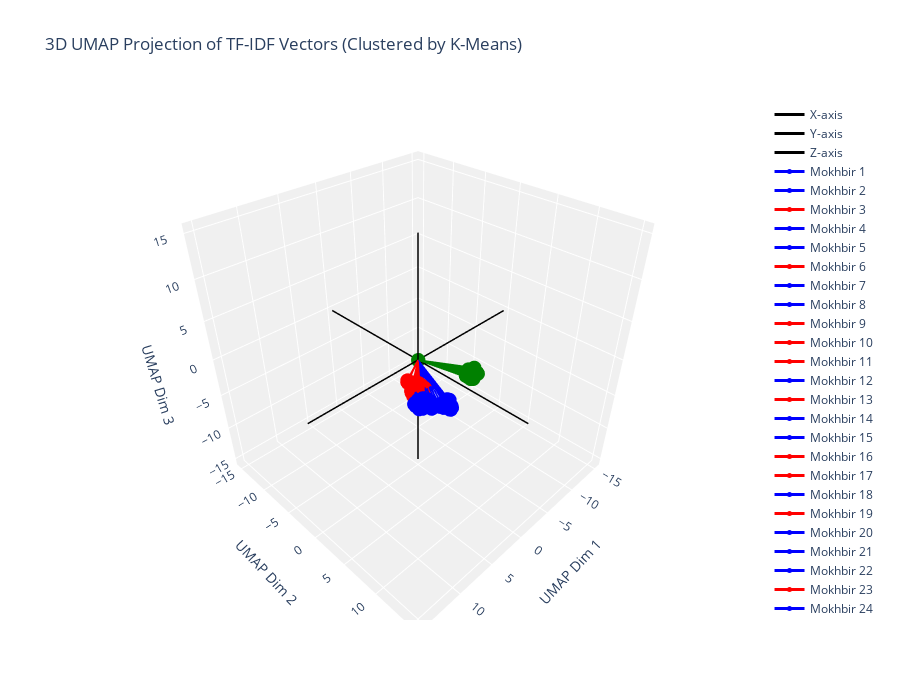

The cell this chart's notebook holds for it:
### Code cell
plot_3d_vectors(X_umap, labels=labels, colors=colors, title="3D UMAP Projection of TF-IDF Vectors (Clustered by K-Means)")

### Figure 1 — Plotly figure (JSON) as saved in the notebook; plotly's stock layout.template omitted (floating-point values rounded to 4 significant figures)
{"data": [{"line": {"color": "black", "width": 3}, "mode": "lines", "name": "X-axis", "type": "scatter3d", "x": [-15.09, 15.09], "y": [0, 0], "z": [0, 0]}, {"line": {"color": "black", "width": 3}, "mode": "lines", "name": "Y-axis", "type": "scatter3d", "x": [0, 0], "y": [-15.09, 15.09], "z": [0, 0]}, {"line": {"color": "black", "width": 3}, "mode": "lines", "name": "Z-axis", "type": "scatter3d", "x": [0, 0], "y": [0, 0], "z": [-15.09, 15.09]}, {"line": {"color": "blue", "width": 3}, "marker": {"color": "blue", "size": 5}, "mode": "lines+markers", "name": "Mokhbir 1", "type": "scatter3d", "x": [0, 9.775], "y": [0, 10.05], "z": [0, 5.631]}, {"line": {"color": "blue", "width": 3}, "marker": {"color": "blue", "size": 5}, "mode": "lines+markers", "name": "Mokhbir 2", "type": "scatter3d", "x": [0, 10.66], "y": [0, 10.18], "z": [0, 5.777]}, {"line": {"color": "red", "width": 3}, "marker": {"color": "red", "size": 5}, "mode": "lines+markers", "name": "Mokhbir 3", "type": "scatter3d", "x": [0, 8.365], "y": [0, 8.181], "z": [0, 4.723]}, {"line": {"color": "blue", "width": 3}, "marker": {"color": "blue", "size": 5}, "mode": "lines+markers", "name": "Mokhbir 4", "type": "scatter3d", "x": [0, 10.5], "y": [0, 10.62], "z": [0, 5.524]}, {"line": {"color": "blue", "width": 3}, "marker": {"color": "blue", "size": 5}, "mode": "lines+markers", "name": "Mokhbir 5", "type": "scatter3d", "x": [0, 9.178], "y": [0, 10.24], "z": [0, 5.226]}, {"line": {"color": "red", "width": 3}, "marker": {"color": "red", "size": 5}, "mode": "lines+markers", "name": "Mokhbir 6", "type": "scatter3d", "x": [0, 7.648], "y": [0, 7.152], "z": [0, 4.298]}, {"line": {"color": "blue", "width": 3}, "marker": {"color": "blue", "size": 5}, "mode": "lines+markers", "name": "Mokhbir 7", "type": "scatter3d", "x": [0, 9.208], "y": [0, 10.69], "z": [0, 5.209]}, {"line": {"color": "blue", "width": 3}, "marker": {"color": "blue", "size": 5}, "mode": "lines+markers", "name": "Mokhbir 8", "type": "scatter3d", "x": [0, 9.058], "y": [0, 10.63], "z": [0, 5.074]}, {"line": {"color": "red", "width": 3}, "marker": {"color": "red", "size": 5}, "mode": "lines+markers", "name": "Mokhbir 9", "type": "scatter3d", "x": [0, 7.982], "y": [0, 7.485], "z": [0, 4.163]}, {"line": {"color": "red", "width": 3}, "marker": {"color": "red", "size": 5}, "mode": "lines+markers", "name": "Mokhbir 10", "type": "scatter3d", "x": [0, 7.185], "y": [0, 7.12], "z": [0, 4.188]}, {"line": {"color": "red", "width": 3}, "marker": {"color": "red", "size": 5}, "mode": "lines+markers", "name": "Mokhbir 11", "type": "scatter3d", "x": [0, 7.554], "y": [0, 7.531], "z": [0, 4.001]}, {"line": {"color": "blue", "width": 3}, "marker": {"color": "blue", "size": 5}, "mode": "lines+markers", "name": "Mokhbir 12", "type": "scatter3d", "x": [0, 9.334], "y": [0, 11.14], "z": [0, 5.341]}, {"line": {"color": "red", "width": 3}, "marker": {"color": "red", "size": 5}, "mode": "lines+markers", "name": "Mokhbir 13", "type": "scatter3d", "x": [0, 7.641], "y": [0, 8.017], "z": [0, 3.791]}, {"line": {"color": "blue", "width": 3}, "marker": {"color": "blue", "size": 5}, "mode": "lines+markers", "name": "Mokhbir 14", "type": "scatter3d", "x": [0, 10.05], "y": [0, 10.46], "z": [0, 5.66]}, {"line": {"color": "blue", "width": 3}, "marker": {"color": "blue", "size": 5}, "mode": "lines+markers", "name": "Mokhbir 15", "type": "scatter3d", "x": [0, 9.597], "y": [0, 10.6], "z": [0, 5.235]}, {"line": {"color": "red", "width": 3}, "marker": {"color": "red", "size": 5}, "mode": "lines+markers", "name": "Mokhbir 16", "type": "scatter3d", "x": [0, 7.202], "y": [0, 7.268], "z": [0, 3.961]}, {"line": {"color": "red", "width": 3}, "marker": {"color": "red", "size": 5}, "mode": "lines+markers", "name": "Mokhbir 17", "type": "scatter3d", "x": [0, 7.854], "y": [0, 7.723], "z": [0, 4.582]}, {"line": {"color": "blue", "width": 3}, "marker": {"color": "blue", "size": 5}, "mode": "lines+markers", "name": "Mokhbir 18", "type": "scatter3d", "x": [0, 10.49], "y": [0, 10.59], "z": [0, 5.372]}, {"line": {"color": "red", "width": 3}, "marker": {"color": "red", "size": 5}, "mode": "lines+markers", "name": "Mokhbir 19", "type": "scatter3d", "x": [0, 8.138], "y": [0, 7.685], "z": [0, 4.459]}, {"line": {"color": "blue", "width": 3}, "marker": {"color": "blue", "size": 5}, "mode": "lines+markers", "name": "Mokhbir 20", "type": "scatter3d", "x": [0, 10.76], "y": [0, 10.44], "z": [0, 5.802]}, {"line": {"color": "blue", "width": 3}, "marker": {"color": "blue", "size": 5}, "mode": "lines+markers", "name": "Mokhbir 21", "type": "scatter3d", "x": [0, 9.237], "y": [0, 10.91], "z": [0, 4.878]}, {"line": {"color": "blue", "width": 3}, "marker": {"color": "blue", "size": 5}, "mode": "lines+markers", "name": "Mokhbir 22", "type": "scatter3d", "x": [0, 9.128], "y": [0, 10.75], "z": [0, 4.913]}, {"line": {"color": "red", "width": 3}, "marker": {"color": "red", "size": 5}, "mode": "lines+markers", "name": "Mokhbir 23", "type": "scatter3d", "x": [0, 8.09], "y": [0, 7.929], "z": [0, 4.411]}, {"line": {"color": "blue", "width": 3}, "marker": {"color": "blue", "size": 5}, "mode": "lines+markers", "name": "Mokhbir 24", "type": "scatter3d", "x": [0, 9.852], "y": [0, 10.66], "z": [0, 5.673]}, {"line": {"color": "blue", "width": 3}, "marker": {"color": "blue", "size": 5}, "mode": "lines+markers", "name": "Mokhbir 25", "type": "scatter3d", "x": [0, 9.058], "y": [0, 10.25], "z": [0, 5.215]}, {"line": {"color": "blue", "width": 3}, "marker": {"color": "blue", "size": 5}, "mode": "lines+markers", "name": "Mokhbir 26", "type": "scatter3d", "x": [0, 10.66], "y": [0, 10.38], "z": [0, 5.901]}, {"line": {"color": "blue", "width": 3}, "marker": {"color": "blue", "size": 5}, "mode": "lines+markers", "name": "Mokhbir 27", "type": "scatter3d", "x": [0, 10.11], "y": [0, 10.37], "z": [0, 5.762]}, {"line": {"color": "blue", "width": 3}, "marker": {"color": "blue", "size": 5}, "mode": "lines+markers", "name": "Mokhbir 28", "type": "scatter3d", "x": [0, 9.392], "y": [0, 10.19], "z": [0, 5.58]}, {"line": {"color": "red", "width": 3}, "marker": {"color": "red", "size": 5}, "mode": "lines+markers", "name": "Mokhbir 29", "type": "scatter3d", "x": [0, 8.293], "y": [0, 8.137], "z": [0, 4.621]}, {"line": {"color": "blue", "width": 3}, "marker": {"color": "blue", "size": 5}, "mode": "lines+markers", "name": "Mokhbir 30", "type": "scatter3d", "x": [0, 9.074], "y": [0, 9.913], "z": [0, 5.069]}, {"line": {"color": "blue", "width": 3}, "marker": {"color": "blue", "size": 5}, "mode": "lines+markers", "name": "Mokhbir 31", "type": "scatter3d", "x": [0, 10.18], "y": [0, 10.63], "z": [0, 5.753]}, {"line": {"color": "blue", "width": 3}, "marker": {"color": "blue", "size": 5}, "mode": "lines+markers", "name": "Mokhbir 32", "type": "scatter3d", "x": [0, 10.37], "y": [0, 10.72], "z": [0, 5.852]}, {"line": {"color": "red", "width": 3}, "marker": {"color": "red", "size": 5}, "mode": "lines+markers", "name": "Mokhbir 33", "type": "scatter3d", "x": [0, 7.616], "y": [0, 7.303], "z": [0, 4.504]}, {"line": {"color": "blue", "width": 3}, "marker": {"color": "blue", "size": 5}, "mode": "lines+markers", "name": "Mokhbir 34", "type": "scatter3d", "x": [0, 10.59], "y": [0, 10.29], "z": [0, 5.967]}, {"line": {"color": "blue", "width": 3}, "marker": {"color": "blue", "size": 5}, "mode": "lines+markers", "name": "Mokhbir 35", "type": "scatter3d", "x": [0, 9.226], "y": [0, 10.46], "z": [0, 5.012]}, {"line": {"color": "blue", "width": 3}, "marker": {"color": "blue", "size": 5}, "mode": "lines+markers", "name": "Mokhbir 36", "type": "scatter3d", "x": [0, 9.656], "y": [0, 9.792], "z": [0, 5.431]}, {"line": {"color": "blue", "width": 3}, "marker": {"color": "blue", "size": 5}, "mode": "lines+markers", "name": "Mokhbir 37", "type": "scatter3d", "x": [0, 9.62], "y": [0, 10.43], "z": [0, 5.393]}, {"line": {"color": "blue", "width": 3}, "marker": {"color": "blue", "size": 5}, "mode": "lines+markers", "name": "Mokhbir 38", "type": "scatter3d", "x": [0, 10.71], "y": [0, 10.3], "z": [0, 5.976]}, {"line": {"color": "blue", "width": 3}, "marker": {"color": "blue", "size": 5}, "mode": "lines+markers", "name": "Mokhbir 39", "type": "scatter3d", "x": [0, 8.972], "y": [0, 10.5], "z": [0, 5.015]}, {"line": {"color": "red", "width": 3}, "marker": {"color": "red", "size": 5}, "mode": "lines+markers", "name": "Mokhbir 40", "type": "scatter3d", "x": [0, 7.82], "y": [0, 7.503], "z": [0, 4.597]}, {"line": {"color": "red", "width": 3}, "marker": {"color": "red", "size": 5}, "mode": "lines+markers", "name": "Mokhbir 41", "type": "scatter3d", "x": [0, 7.925], "y": [0, 7.762], "z": [0, 4.636]}, {"line": {"color": "blue", "width": 3}, "marker": {"color": "blue", "size": 5}, "mode": "lines+markers", "name": "Mokhbir 42", "type": "scatter3d", "x": [0, 9.274], "y": [0, 9.62], "z": [0, 5.188]}, {"line": {"color": "blue", "width": 3}, "marker": {"color": "blue", "size": 5}, "mode": "lines+markers", "name": "Mokhbir 43", "type": "scatter3d", "x": [0, 9.104], "y": [0, 9.709], "z": [0, 5.264]}, {"line": {"color": "blue", "width": 3}, "marker": {"color": "blue", "size": 5}, "mode": "lines+markers", "name": "Mokhbir 44", "type": "scatter3d", "x": [0, 10.27], "y": [0, 10.78], "z": [0, 5.399]}, {"line": {"color": "blue", "width": 3}, "marker": {"color": "blue", "size": 5}, "mode": "lines+markers", "name": "Mokhbir 45", "type": "scatter3d", "x": [0, 10.47], "y": [0, 10.44], "z": [0, 5.587]}, {"line": {"color": "blue", "width": 3}, "marker": {"color": "blue", "size": 5}, "mode": "lines+markers", "name": "Mokhbir 46", "type": "scatter3d", "x": [0, 9.703], "y": [0, 10.57], "z": [0, 5.31]}, {"line": {"color": "blue", "width": 3}, "marker": {"color": "blue", "size": 5}, "mode": "lines+markers", "name": "Mokhbir 47", "type": "scatter3d", "x": [0, 10.35], "y": [0, 10.16], "z": [0, 5.73]}, {"line": {"color": "blue", "width": 3}, "marker": {"color": "blue", "size": 5}, "mode": "lines+markers", "name": "Mokhbir 48", "type": "scatter3d", "x": [0, 9.752], "y": [0, 9.721], "z": [0, 5.448]}, {"line": {"color": "blue", "width": 3}, "marker": {"color": "blue", "size": 5}, "mode": "lines+markers", "name": "Mokhbir 49", "type": "scatter3d", "x": [0, 10.1], "y": [0, 10.74], "z": [0, 5.835]}, {"line": {"color": "blue", "width": 3}, "marker": {"color": "blue", "size": 5}, "mode": "lines+markers", "name": "Mokhbir 50", "type": "scatter3d", "x": [0, 9.077], "y": [0, 10.3], "z": [0, 5.451]}, {"line": {"color": "red", "width": 3}, "marker": {"color": "red", "size": 5}, "mode": "lines+markers", "name": "Hadaraa 51", "type": "scatter3d", "x": [0, 6.816], "y": [0, 6.856], "z": [0, 3.496]}, {"line": {"color": "red", "width": 3}, "marker": {"color": "red", "size": 5}, "mode": "lines+markers", "name": "Hadaraa 52", "type": "scatter3d", "x": [0, 7.008], "y": [0, 6.316], "z": [0, 3.646]}, {"line": {"color": "red", "width": 3}, "marker": {"color": "red", "size": 5}, "mode": "lines+markers", "name": "Hadaraa 53", "type": "scatter3d", "x": [0, 6.735], "y": [0, 6.78], "z": [0, 4.084]}, {"line": {"color": "red", "width": 3}, "marker": {"color": "red", "size": 5}, "mode": "lines+markers", "name": "Hadaraa 54", "type": "scatter3d", "x": [0, 7.047], "y": [0, 6.501], "z": [0, 2.96]}, {"line": {"color": "red", "width": 3}, "marker": {"color": "red", "size": 5}, "mode": "lines+markers", "name": "Hadaraa 55", "type": "scatter3d", "x": [0, 6.756], "y": [0, 6.32], "z": [0, 3.913]}, {"line": {"color": "red", "width": 3}, "marker": {"color": "red", "size": 5}, "mode": "lines+markers", "name": "Hadaraa 56", "type": "scatter3d", "x": [0, 6.942], "y": [0, 7.053], "z": [0, 3.354]}, {"line": {"color": "red", "width": 3}, "marker": {"color": "red", "size": 5}, "mode": "lines+markers", "name": "Hadaraa 57", "type": "scatter3d", "x": [0, 7.104], "y": [0, 6.416], "z": [0, 3.819]}, {"line": {"color": "red", "width": 3}, "marker": {"color": "red", "size": 5}, "mode": "lines+markers", "name": "Hadaraa 58", "type": "scatter3d", "x": [0, 6.736], "y": [0, 6.733], "z": [0, 3.071]}, {"line": {"color": "red", "width": 3}, "marker": {"color": "red", "size": 5}, "mode": "lines+markers", "name": "Hadaraa 59", "type": "scatter3d", "x": [0, 6.506], "y": [0, 6.976], "z": [0, 3.779]}, {"line": {"color": "red", "width": 3}, "marker": {"color": "red", "size": 5}, "mode": "lines+markers", "name": "Hadaraa 60", "type": "scatter3d", "x": [0, 7.179], "y": [0, 6.814], "z": [0, 3.942]}, {"line": {"color": "red", "width": 3}, "marker": {"color": "red", "size": 5}, "mode": "lines+markers", "name": "Hadaraa 61", "type": "scatter3d", "x": [0, 7.287], "y": [0, 6.867], "z": [0, 3.3]}, {"line": {"color": "red", "width": 3}, "marker": {"color": "red", "size": 5}, "mode": "lines+markers", "name": "Hadaraa 62", "type": "scatter3d", "x": [0, 6.805], "y": [0, 7.206], "z": [0, 3.148]}, {"line": {"color": "red", "width": 3}, "marker": {"color": "red", "size": 5}, "mode": "lines+markers", "name": "Hadaraa 63", "type": "scatter3d", "x": [0, 7.087], "y": [0, 7.06], "z": [0, 3.206]}, {"line": {"color": "blue", "width": 3}, "marker": {"color": "blue", "size": 5}, "mode": "lines+markers", "name": "Hadaraa 64", "type": "scatter3d", "x": [0, 8.945], "y": [0, 11.6], "z": [0, 5.323]}, {"line": {"color": "red", "width": 3}, "marker": {"color": "red", "size": 5}, "mode": "lines+markers", "name": "Hadaraa 65", "type": "scatter3d", "x": [0, 7.152], "y": [0, 6.839], "z": [0, 3.424]}, {"line": {"color": "red", "width": 3}, "marker": {"color": "red", "size": 5}, "mode": "lines+markers", "name": "Hadaraa 66", "type": "scatter3d", "x": [0, 6.769], "y": [0, 6.452], "z": [0, 3.103]}, {"line": {"color": "red", "width": 3}, "marker": {"color": "red", "size": 5}, "mode": "lines+markers", "name": "Hadaraa 67", "type": "scatter3d", "x": [0, 7.389], "y": [0, 6.521], "z": [0, 3.168]}, {"line": {"color": "red", "width": 3}, "marker": {"color": "red", "size": 5}, "mode": "lines+markers", "name": "Hadaraa 68", "type": "scatter3d", "x": [0, 7.434], "y": [0, 6.055], "z": [0, 4.133]}, {"line": {"color": "red", "width": 3}, "marker": {"color": "red", "size": 5}, "mode": "lines+markers", "name": "Hadaraa 69", "type": "scatter3d", "x": [0, 7.413], "y": [0, 6.015], "z": [0, 4.183]}, {"line": {"color": "red", "width": 3}, "marker": {"color": "red", "size": 5}, "mode": "lines+markers", "name": "Hadaraa 70", "type": "scatter3d", "x": [0, 6.837], "y": [0, 6.629], "z": [0, 3.966]}, {"line": {"color": "red", "width": 3}, "marker": {"color": "red", "size": 5}, "mode": "lines+markers", "name": "Hadaraa 71", "type": "scatter3d", "x": [0, 6.977], "y": [0, 6.776], "z": [0, 2.831]}, {"line": {"color": "red", "width": 3}, "marker": {"color": "red", "size": 5}, "mode": "lines+markers", "name": "Hadaraa 72", "type": "scatter3d", "x": [0, 6.374], "y": [0, 6.643], "z": [0, 3.294]}, {"line": {"color": "blue", "width": 3}, "marker": {"color": "blue", "size": 5}, "mode": "lines+markers", "name": "Hadaraa 73", "type": "scatter3d", "x": [0, 9.076], "y": [0, 11.35], "z": [0, 5.409]}, {"line": {"color": "red", "width": 3}, "marker": {"color": "red", "size": 5}, "mode": "lines+markers", "name": "Hadaraa 74", "type": "scatter3d", "x": [0, 7.139], "y": [0, 6.969], "z": [0, 2.936]}, {"line": {"color": "red", "width": 3}, "marker": {"color": "red", "size": 5}, "mode": "lines+markers", "name": "Hadaraa 75", "type": "scatter3d", "x": [0, 7.243], "y": [0, 6.669], "z": [0, 2.834]}, {"line": {"color": "blue", "width": 3}, "marker": {"color": "blue", "size": 5}, "mode": "lines+markers", "name": "Hadaraa 76", "type": "scatter3d", "x": [0, 8.901], "y": [0, 11.47], "z": [0, 5.493]}, {"line": {"color": "red", "width": 3}, "marker": {"color": "red", "size": 5}, "mode": "lines+markers", "name": "Hadaraa 77", "type": "scatter3d", "x": [0, 6.265], "y": [0, 7.123], "z": [0, 3.434]}, {"line": {"color": "red", "width": 3}, "marker": {"color": "red", "size": 5}, "mode": "lines+markers", "name": "Hadaraa 78", "type": "scatter3d", "x": [0, 7.518], "y": [0, 6.085], "z": [0, 4.271]}, {"line": {"color": "red", "width": 3}, "marker": {"color": "red", "size": 5}, "mode": "lines+markers", "name": "Hadaraa 79", "type": "scatter3d", "x": [0, 6.741], "y": [0, 6.414], "z": [0, 3.048]}, {"line": {"color": "red", "width": 3}, "marker": {"color": "red", "size": 5}, "mode": "lines+markers", "name": "Hadaraa 80", "type": "scatter3d", "x": [0, 7.549], "y": [0, 7.081], "z": [0, 3.202]}, {"line": {"color": "red", "width": 3}, "marker": {"color": "red", "size": 5}, "mode": "lines+markers", "name": "Hadaraa 81", "type": "scatter3d", "x": [0, 6.513], "y": [0, 6.348], "z": [0, 3.322]}, {"line": {"color": "blue", "width": 3}, "marker": {"color": "blue", "size": 5}, "mode": "lines+markers", "name": "Hadaraa 82", "type": "scatter3d", "x": [0, 8.749], "y": [0, 11.68], "z": [0, 5.504]}, {"line": {"color": "red", "width": 3}, "marker": {"color": "red", "size": 5}, "mode": "lines+markers", "name": "Hadaraa 83", "type": "scatter3d", "x": [0, 6.504], "y": [0, 6.708], "z": [0, 2.938]}, {"line": {"color": "red", "width": 3}, "marker": {"color": "red", "size": 5}, "mode": "lines+markers", "name": "Hadaraa 84", "type": "scatter3d", "x": [0, 6.708], "y": [0, 6.171], "z": [0, 3.561]}, {"line": {"color": "red", "width": 3}, "marker": {"color": "red", "size": 5}, "mode": "lines+markers", "name": "Hadaraa 85", "type": "scatter3d", "x": [0, 7.384], "y": [0, 6.555], "z": [0, 3.244]}, {"line": {"color": "blue", "width": 3}, "marker": {"color": "blue", "size": 5}, "mode": "lines+markers", "name": "Hadaraa 86", "type": "scatter3d", "x": [0, 8.63], "y": [0, 11.77], "z": [0, 5.124]}, {"line": {"color": "red", "width": 3}, "marker": {"color": "red", "size": 5}, "mode": "lines+markers", "name": "Hadaraa 87", "type": "scatter3d", "x": [0, 7.394], "y": [0, 6.98], "z": [0, 3.574]}, {"line": {"color": "red", "width": 3}, "marker": {"color": "red", "size": 5}, "mode": "lines+markers", "name": "Hadaraa 88", "type": "scatter3d", "x": [0, 7.23], "y": [0, 6.526], "z": [0, 3.579]}, {"line": {"color": "red", "width": 3}, "marker": {"color": "red", "size": 5}, "mode": "lines+markers", "name": "Hadaraa 89", "type": "scatter3d", "x": [0, 6.541], "y": [0, 6.285], "z": [0, 2.932]}, {"line": {"color": "red", "width": 3}, "marker": {"color": "red", "size": 5}, "mode": "lines+markers", "name": "Hadaraa 90", "type": "scatter3d", "x": [0, 7.365], "y": [0, 5.932], "z": [0, 4.295]}, {"line": {"color": "red", "width": 3}, "marker": {"color": "red", "size": 5}, "mode": "lines+markers", "name": "Hadaraa 91", "type": "scatter3d", "x": [0, 7.09], "y": [0, 6.819], "z": [0, 3.102]}, {"line": {"color": "red", "width": 3}, "marker": {"color": "red", "size": 5}, "mode": "lines+markers", "name": "Hadaraa 92", "type": "scatter3d", "x": [0, 6.68], "y": [0, 6.919], "z": [0, 3.931]}, {"line": {"color": "red", "width": 3}, "marker": {"color": "red", "size": 5}, "mode": "lines+markers", "name": "Hadaraa 93", "type": "scatter3d", "x": [0, 7.648], "y": [0, 6.722], "z": [0, 3.633]}, {"line": {"color": "red", "width": 3}, "marker": {"color": "red", "size": 5}, "mode": "lines+markers", "name": "Hadaraa 94", "type": "scatter3d", "x": [0, 7.516], "y": [0, 6.696], "z": [0, 3.969]}, {"line": {"color": "red", "width": 3}, "marker": {"color": "red", "size": 5}, "mode": "lines+markers", "name": "Hadaraa 95", "type": "scatter3d", "x": [0, 6.768], "y": [0, 7.249], "z": [0, 3.13]}, {"line": {"color": "red", "width": 3}, "marker": {"color": "red", "size": 5}, "mode": "lines+markers", "name": "Hadaraa 96", "type": "scatter3d", "x": [0, 6.719], "y": [0, 6.209], "z": [0, 3.857]}, {"line": {"color": "red", "width": 3}, "marker": {"color": "red", "size": 5}, "mode": "lines+markers", "name": "Hadaraa 97", "type": "scatter3d", "x": [0, 6.951], "y": [0, 6.847], "z": [0, 4.118]}, {"line": {"color": "red", "width": 3}, "marker": {"color": "red", "size": 5}, "mode": "lines+markers", "name": "Hadaraa 98", "type": "scatter3d", "x": [0, 7.4], "y": [0, 6.74], "z": [0, 2.897]}, {"line": {"color": "red", "width": 3}, "marker": {"color": "red", "size": 5}, "mode": "lines+markers", "name": "Hadaraa 99", "type": "scatter3d", "x": [0, 6.606], "y": [0, 6.616], "z": [0, 3.529]}, {"line": {"color": "red", "width": 3}, "marker": {"color": "red", "size": 5}, "mode": "lines+markers", "name": "Hadaraa 100", "type": "scatter3d", "x": [0, 6.553], "y": [0, 6.165], "z": [0, 3.219]}, {"line": {"color": "blue", "width": 3}, "marker": {"color": "blue", "size": 5}, "mode": "lines+markers", "name": "Da7ee7 101", "type": "scatter3d", "x": [0, 8.69], "y": [0, 12.07], "z": [0, 5.489]}, {"line": {"color": "green", "width": 3}, "marker": {"color": "green", "size": 5}, "mode": "lines+markers", "name": "Da7ee7 102", "type": "scatter3d", "x": [0, 1.385], "y": [0, 8.969], "z": [0, 3.661]}, {"line": {"color": "green", "width": 3}, "marker": {"color": "green", "size": 5}, "mode": "lines+markers", "name": "Da7ee7 103", "type": "scatter3d", "x": [0, 1.682], "y": [0, 8.436], "z": [0, 3.466]}, {"line": {"color": "blue", "width": 3}, "marker": {"color": "blue", "size": 5}, "mode": "lines+markers", "name": "Da7ee7 104", "type": "scatter3d", "x": [0, 8.511], "y": [0, 11.97], "z": [0, 5.599]}, {"line": {"color": "blue", "width": 3}, "marker": {"color": "blue", "size": 5}, "mode": "lines+markers", "name": "Da7ee7 105", "type": "scatter3d", "x": [0, 8.45], "y": [0, 12.03], "z": [0, 5.703]}, {"line": {"color": "green", "width": 3}, "marker": {"color": "green", "size": 5}, "mode": "lines+markers", "name": "Da7ee7 106", "type": "scatter3d", "x": [0, 1.535], "y": [0, 8.971], "z": [0, 3.877]}, {"line": {"color": "green", "width": 3}, "marker": {"color": "green", "size": 5}, "mode": "lines+markers", "name": "Da7ee7 107", "type": "scatter3d", "x": [0, 1.624], "y": [0, 8.597], "z": [0, 3.062]}, {"line": {"color": "green", "width": 3}, "marker": {"color": "green", "size": 5}, "mode": "lines+markers", "name": "Da7ee7 108", "type": "scatter3d", "x": [0, 1.757], "y": [0, 9.271], "z": [0, 3.64]}, {"line": {"color": "blue", "width": 3}, "marker": {"color": "blue", "size": 5}, "mode": "lines+markers", "name": "Da7ee7 109", "type": "scatter3d", "x": [0, 8.587], "y": [0, 12.14], "z": [0, 5.798]}, {"line": {"color": "blue", "width": 3}, "marker": {"color": "blue", "size": 5}, "mode": "lines+markers", "name": "Da7ee7 110", "type": "scatter3d", "x": [0, 8.325], "y": [0, 12.13], "z": [0, 5.826]}, {"line": {"color": "blue", "width": 3}, "marker": {"color": "blue", "size": 5}, "mode": "lines+markers", "name": "Da7ee7 111", "type": "scatter3d", "x": [0, 8.242], "y": [0, 12.05], "z": [0, 5.928]}, {"line": {"color": "blue", "width": 3}, "marker": {"color": "blue", "size": 5}, "mode": "lines+markers", "name": "Da7ee7 112", "type": "scatter3d", "x": [0, 8.416], "y": [0, 12.51], "z": [0, 5.428]}, {"line": {"color": "blue", "width": 3}, "marker": {"color": "blue", "size": 5}, "mode": "lines+markers", "name": "Da7ee7 113", "type": "scatter3d", "x": [0, 8.403], "y": [0, 12.44], "z": [0, 5.575]}, {"line": {"color": "blue", "width": 3}, "marker": {"color": "blue", "size": 5}, "mode": "lines+markers", "name": "Da7ee7 114", "type": "scatter3d", "x": [0, 8.416], "y": [0, 12.23], "z": [0, 5.784]}, {"line": {"color": "green", "width": 3}, "marker": {"color": "green", "size": 5}, "mode": "lines+markers", "name": "Da7ee7 115", "type": "scatter3d", "x": [0, 1.456], "y": [0, 8.9], "z": [0, 3.669]}, {"line": {"color": "green", "width": 3}, "marker": {"color": "green", "size": 5}, "mode": "lines+markers", "name": "Da7ee7 116", "type": "scatter3d", "x": [0, 1.068], "y": [0, 8.635], "z": [0, 3.746]}, {"line": {"color": "green", "width": 3}, "marker": {"color": "green", "size": 5}, "mode": "lines+markers", "name": "Da7ee7 117", "type": "scatter3d", "x": [0, 1.274], "y": [0, 9.182], "z": [0, 3.438]}, {"line": {"color": "green", "width": 3}, "marker": {"color": "green", "size": 5}, "mode": "lines+markers", "name": "Da7ee7 118", "type": "scatter3d", "x": [0, 1.891], "y": [0, 8.66], "z": [0, 3.739]}, {"line": {"color": "green", "width": 3}, "marker": {"color": "green", "size": 5}, "mode": "lines+markers", "name": "Da7ee7 119", "type": "scatter3d", "x": [0, 1.355], "y": [0, 8.618], "z": [0, 3.076]}, {"line": {"color": "green", "width": 3}, "marker": {"color": "green", "size": 5}, "mode": "lines+markers", "name": "Da7ee7 120", "type": "scatter3d", "x": [0, 1.425], "y": [0, 8.889], "z": [0, 4.025]}, {"line": {"color": "green", "width": 3}, "marker": {"color": "green", "size": 5}, "mode": "lines+markers", "name": "Da7ee7 121", "type": "scatter3d", "x": [0, 1.353], "y": [0, 8.836], "z": [0, 3.602]}, {"line": {"color": "green", "width": 3}, "marker": {"color": "green", "size": 5}, "mode": "lines+markers", "name": "Da7ee7 122", "type": "scatter3d", "x": [0, 1.137], "y": [0, 8.75], "z": [0, 3.866]}, {"line": {"color": "green", "width": 3}, "marker": {"color": "green", "size": 5}, "mode": "lines+markers", "name": "Da7ee7 123", "type": "scatter3d", "x": [0, 1.417], "y": [0, 8.447], "z": [0, 3.481]}, {"line": {"color": "blue", "width": 3}, "marker": {"color": "blue", "size": 5}, "mode": "lines+markers", "name": "Da7ee7 124", "type": "scatter3d", "x": [0, 8.599], "y": [0, 12.47], "z": [0, 5.327]}, {"line": {"color": "green", "width": 3}, "marker": {"color": "green", "size": 5}, "mode": "lines+markers", "name": "Da7ee7 125", "type": "scatter3d", "x": [0, 1.252], "y": [0, 8.417], "z": [0, 3.365]}, {"line": {"color": "green", "width": 3}, "marker": {"color": "green", "size": 5}, "mode": "lines+markers", "name": "Da7ee7 126", "type": "scatter3d", "x": [0, 1.708], "y": [0, 8.765], "z": [0, 3.281]}, {"line": {"color": "green", "width": 3}, "marker": {"color": "green", "size": 5}, "mode": "lines+markers", "name": "Da7ee7 127", "type": "scatter3d", "x": [0, 1.859], "y": [0, 8.478], "z": [0, 3.299]}, {"line": {"color": "green", "width": 3}, "marker": {"color": "green", "size": 5}, "mode": "lines+markers", "name": "Da7ee7 128", "type": "scatter3d", "x": [0, 2.01], "y": [0, 8.995], "z": [0, 3.495]}, {"line": {"color": "blue", "width": 3}, "marker": {"color": "blue", "size": 5}, "mode": "lines+markers", "name": "Da7ee7 129", "type": "scatter3d", "x": [0, 8.5], "y": [0, 12.43], "z": [0, 5.486]}, {"line": {"color": "green", "width": 3}, "marker": {"color": "green", "size": 5}, "mode": "lines+markers", "name": "Da7ee7 130", "type": "scatter3d", "x": [0, 1.197], "y": [0, 9.283], "z": [0, 3.756]}, {"line": {"color": "blue", "width": 3}, "marker": {"color": "blue", "size": 5}, "mode": "lines+markers", "name": "Da7ee7 131", "type": "scatter3d", "x": [0, 8.499], "y": [0, 12.4], "z": [0, 5.379]}, {"line": {"color": "blue", "width": 3}, "marker": {"color": "blue", "size": 5}, "mode": "lines+markers", "name": "Da7ee7 132", "type": "scatter3d", "x": [0, 8.312], "y": [0, 11.85], "z": [0, 5.917]}, {"line": {"color": "blue", "width": 3}, "marker": {"color": "blue", "size": 5}, "mode": "lines+markers", "name": "Da7ee7 133", "type": "scatter3d", "x": [0, 8.393], "y": [0, 11.98], "z": [0, 5.818]}, {"line": {"color": "green", "width": 3}, "marker": {"color": "green", "size": 5}, "mode": "lines+markers", "name": "Da7ee7 134", "type": "scatter3d", "x": [0, 1.775], "y": [0, 8.671], "z": [0, 4.105]}, {"line": {"color": "green", "width": 3}, "marker": {"color": "green", "size": 5}, "mode": "lines+markers", "name": "Da7ee7 135", "type": "scatter3d", "x": [0, 1.6], "y": [0, 8.588], "z": [0, 3.689]}, {"line": {"color": "green", "width": 3}, "marker": {"color": "green", "size": 5}, "mode": "lines+markers", "name": "Da7ee7 136", "type": "scatter3d", "x": [0, 0.9253], "y": [0, 8.813], "z": [0, 3.127]}, {"line": {"color": "green", "width": 3}, "marker": {"color": "green", "size": 5}, "mode": "lines+markers", "name": "Da7ee7 137", "type": "scatter3d", "x": [0, 1.415], "y": [0, 8.463], "z": [0, 3.186]}, {"line": {"color": "green", "width": 3}, "marker": {"color": "green", "size": 5}, "mode": "lines+markers", "name": "Da7ee7 138", "type": "scatter3d", "x": [0, 1.755], "y": [0, 9.002], "z": [0, 3.141]}, {"line": {"color": "green", "width": 3}, "marker": {"color": "green", "size": 5}, "mode": "lines+markers", "name": "Da7ee7 139", "type": "scatter3d", "x": [0, 1.107], "y": [0, 8.588], "z": [0, 3.749]}, {"line": {"color": "green", "width": 3}, "marker": {"color": "green", "size": 5}, "mode": "lines+markers", "name": "Da7ee7 140", "type": "scatter3d", "x": [0, 1.581], "y": [0, 9.178], "z": [0, 3.141]}, {"line": {"color": "green", "width": 3}, "marker": {"color": "green", "size": 5}, "mode": "lines+markers", "name": "Da7ee7 141", "type": "scatter3d", "x": [0, 1.483], "y": [0, 9.195], "z": [0, 3.704]}, {"line": {"color": "green", "width": 3}, "marker": {"color": "green", "size": 5}, "mode": "lines+markers", "name": "Da7ee7 142", "type": "scatter3d", "x": [0, 1.712], "y": [0, 8.643], "z": [0, 3.365]}, {"line": {"color": "blue", "width": 3}, "marker": {"color": "blue", "size": 5}, "mode": "lines+markers", "name": "Da7ee7 143", "type": "scatter3d", "x": [0, 8.621], "y": [0, 12.58], "z": [0, 5.386]}, {"line": {"color": "green", "width": 3}, "marker": {"color": "green", "size": 5}, "mode": "lines+markers", "name": "Da7ee7 144", "type": "scatter3d", "x": [0, 1.605], "y": [0, 8.946], "z": [0, 3.791]}, {"line": {"color": "green", "width": 3}, "marker": {"color": "green", "size": 5}, "mode": "lines+markers", "name": "Da7ee7 145", "type": "scatter3d", "x": [0, 0.9847], "y": [0, 8.911], "z": [0, 3.307]}, {"line": {"color": "green", "width": 3}, "marker": {"color": "green", "size": 5}, "mode": "lines+markers", "name": "Da7ee7 146", "type": "scatter3d", "x": [0, 1.086], "y": [0, 9.305], "z": [0, 3.576]}, {"line": {"color": "green", "width": 3}, "marker": {"color": "green", "size": 5}, "mode": "lines+markers", "name": "Da7ee7 147", "type": "scatter3d", "x": [0, 1.844], "y": [0, 9.276], "z": [0, 3.629]}, {"line": {"color": "green", "width": 3}, "marker": {"color": "green", "size": 5}, "mode": "lines+markers", "name": "Da7ee7 148", "type": "scatter3d", "x": [0, 1.156], "y": [0, 8.991], "z": [0, 3.235]}, {"line": {"color": "green", "width": 3}, "marker": {"color": "green", "size": 5}, "mode": "lines+markers", "name": "Da7ee7 149", "type": "scatter3d", "x": [0, 1.957], "y": [0, 8.898], "z": [0, 3.51]}, {"line": {"color": "green", "width": 3}, "marker": {"color": "green", "size": 5}, "mode": "lines+markers", "name": "Da7ee7 150", "type": "scatter3d", "x": [0, 0.9281], "y": [0, 8.701], "z": [0, 3.883]}], "layout": {"height": 700, "scene": {"xaxis": {"backgroundcolor": "rgb(240, 240, 240)", "title": {"text": "UMAP Dim 1"}}, "yaxis": {"backgroundcolor": "rgb(240, 240, 240)", "title": {"text": "UMAP Dim 2"}}, "zaxis": {"backgroundcolor": "rgb(240, 240, 240)", "title": {"text": "UMAP Dim 3"}}}, "showlegend": true, "title": {"text": "3D UMAP Projection of TF-IDF Vectors (Clustered by K-Means)"}, "width": 900}}
